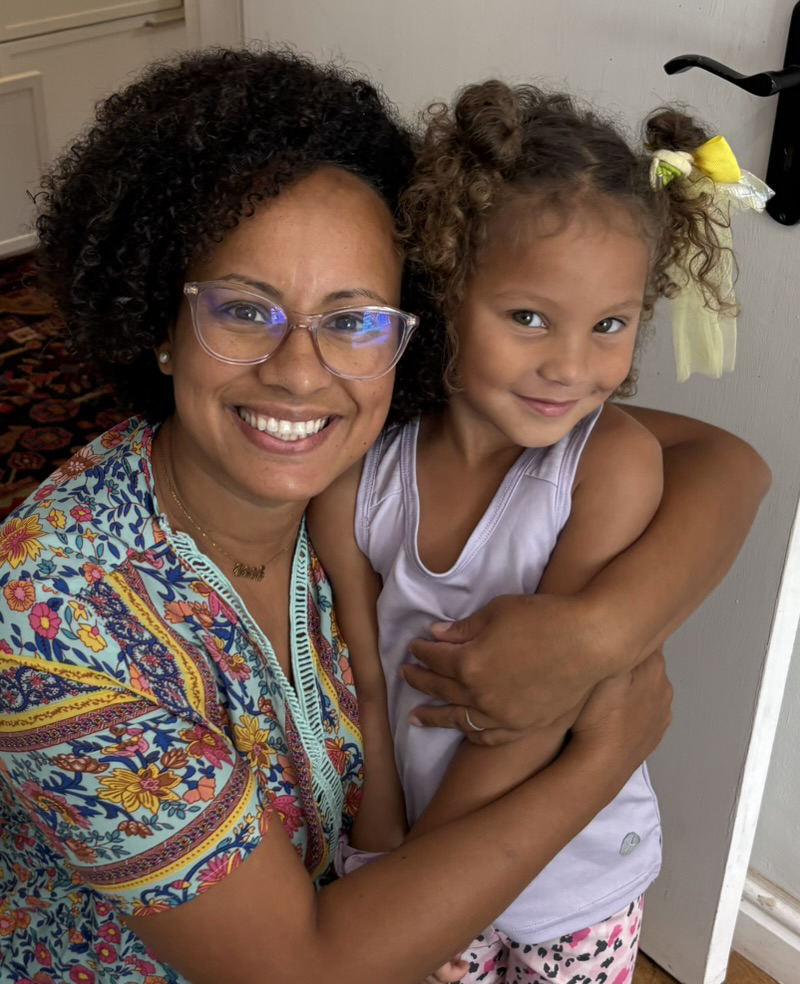
#> input picture tests/fixtures/sample.ppm, 800 x 984 px
$ python opencv-benchmark.py fixtures/sample.ppm out   (older library calls are emulated)
#> lines starting #> are read from the running program, lines starting #| are printed output that depends on the picture
#!/usr/bin/env python3
"""
OpenCV Edge Detection Benchmark
Tests OpenCV's best algorithms in isolation for comparison
"""

import cv2
import numpy as np
import sys
import os

def test_canny(img_path, low=50, high=150):
    """Canny edge detector - the gold standard"""
    img = cv2.imread(img_path)
    gray = cv2.cvtColor(img, cv2.COLOR_BGR2GRAY)

    # Canny with Gaussian blur pre-processing
    blurred = cv2.GaussianBlur(gray, (5, 5), 1.0)
    edges = cv2.Canny(blurred, low, high)

    return edges

def test_scharr(img_path, threshold=50):
    """Scharr operator - better rotation invariance than Sobel"""
    img = cv2.imread(img_path)
    gray = cv2.cvtColor(img, cv2.COLOR_BGR2GRAY)

    # Scharr derivatives
    scharr_x = cv2.Scharr(gray, cv2.CV_64F, 1, 0)
    scharr_y = cv2.Scharr(gray, cv2.CV_64F, 0, 1)

    # Magnitude
    magnitude = np.sqrt(scharr_x**2 + scharr_y**2)

    # Normalize and threshold
    magnitude = np.uint8(np.clip(magnitude, 0, 255))
    _, edges = cv2.threshold(magnitude, threshold, 255, cv2.THRESH_BINARY)

    return edges

def test_laplacian(img_path, ksize=5):
    """Laplacian - 2nd derivative, finds zero crossings"""
    img = cv2.imread(img_path)
    gray = cv2.cvtColor(img, cv2.COLOR_BGR2GRAY)

    # Laplacian with Gaussian pre-blur (LoG)
    blurred = cv2.GaussianBlur(gray, (ksize, ksize), 0)
    laplacian = cv2.Laplacian(blurred, cv2.CV_64F, ksize=ksize)

    # Take absolute value and normalize
    laplacian = np.uint8(np.absolute(laplacian))

    return laplacian

def test_dog_opencv(img_path, sigma1=1.0, sigma2=2.0):
    """Difference of Gaussians using OpenCV"""
    img = cv2.imread(img_path)
    gray = cv2.cvtColor(img, cv2.COLOR_BGR2GRAY)

    # Two Gaussian blurs
    blur1 = cv2.GaussianBlur(gray, (0, 0), sigma1)
    blur2 = cv2.GaussianBlur(gray, (0, 0), sigma2)

    # Difference
    dog = cv2.subtract(blur1, blur2)

    # Scale and normalize
    dog = cv2.normalize(dog, None, 0, 255, cv2.NORM_MINMAX)

    return dog

def test_adaptive_threshold(img_path, block=11, c=2):
    """Adaptive threshold - good for varying lighting"""
    img = cv2.imread(img_path)
    gray = cv2.cvtColor(img, cv2.COLOR_BGR2GRAY)

    # Adaptive Gaussian thresholding
    thresh = cv2.adaptiveThreshold(gray, 255, cv2.ADAPTIVE_THRESH_GAUSSIAN_C,
                                    cv2.THRESH_BINARY, block, c)

    return thresh

def test_canny_with_l2(img_path, low=50, high=150):
    """Canny with L2 gradient (more accurate)"""
    img = cv2.imread(img_path)
    gray = cv2.cvtColor(img, cv2.COLOR_BGR2GRAY)

    blurred = cv2.GaussianBlur(gray, (5, 5), 1.0)
    edges = cv2.Canny(blurred, low, high, L2gradient=True)

    return edges

def main():
    if len(sys.argv) < 2:
        print(f"Usage: {sys.argv[0]} <input.jpg/png> [output_dir]")
        sys.exit(1)

    input_path = sys.argv[1]
    output_dir = sys.argv[2] if len(sys.argv) > 2 else "tests/outputs"

    # Ensure output dir exists
    os.makedirs(output_dir, exist_ok=True)

    # Resize to match our processing size
    img = cv2.imread(input_path)
#> img is the input picture: shape (984, 800, 3); mean B, G, R 82.8, 93.8, 113
    if img is None:
        print(f"Failed to load: {input_path}")
        sys.exit(1)

    # Resize maintaining aspect ratio (max 800px width like our pipeline)
    scale = 800 / img.shape[1]
#> scale = 1
    new_width = 800
    new_height = int(img.shape[0] * scale)
#> new_height = 984
    img = cv2.resize(img, (new_width, new_height))

    # Save temp for processing
    temp_path = "/tmp/opencv_test_input.jpg"
    cv2.imwrite(temp_path, img)

    print(f"Testing OpenCV algorithms on {new_width}x{new_height} image...")
#> (printed output is left out)

    algorithms = [
        ("canny", lambda: test_canny(temp_path, 30, 100)),
        ("canny-l2", lambda: test_canny_with_l2(temp_path, 30, 100)),
        ("scharr", lambda: test_scharr(temp_path, 30)),
        ("laplacian", lambda: test_laplacian(temp_path, 5)),
        ("dog", lambda: test_dog_opencv(temp_path, 1.5, 3.0)),
        ("adaptive", lambda: test_adaptive_threshold(temp_path, 15, 5)),
    ]

    for name, func in algorithms:
        print(f"\n  Testing {name}...", end="")
        try:
            edges = func()
            output_path = os.path.join(output_dir, f"opencv-{name}.png")
            cv2.imwrite(output_path, edges)
            print(f" → {output_path}")
        except Exception as e:
            print(f" FAILED: {e}")
#> this loop made 6 passes
#> pass 1, in test_canny, `gray = cv2.cvtColor(img, cv2.COLOR_BGR2GRAY)`:
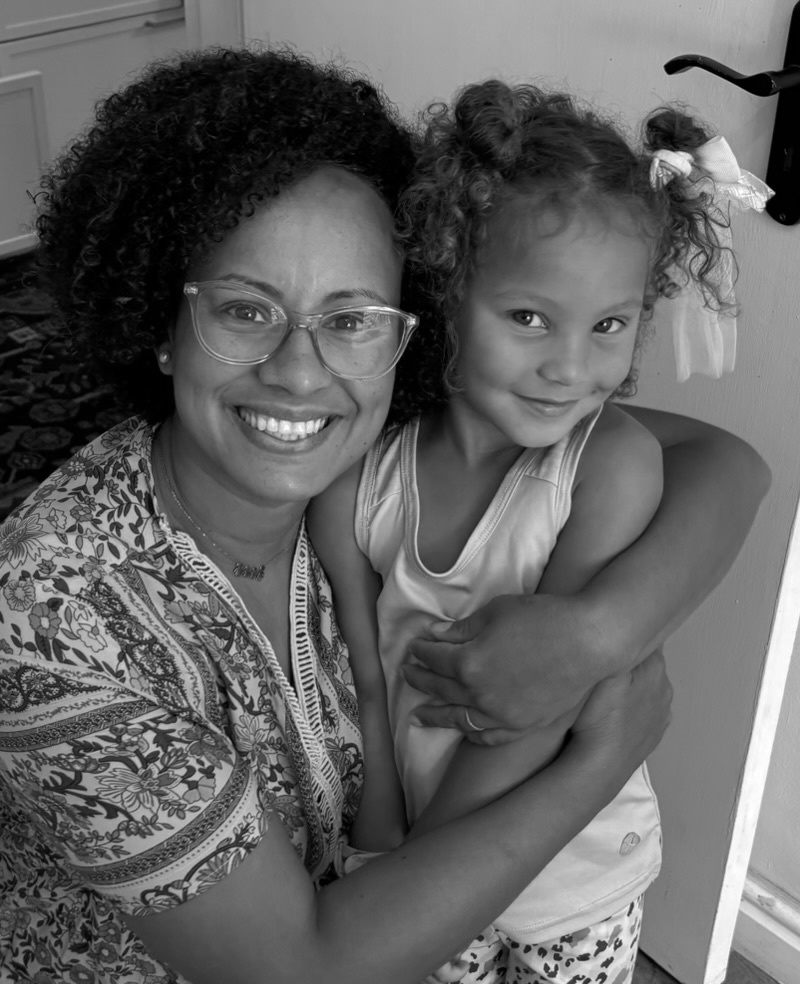
#> gray: shape (984, 800); min 0, max 255, mean 98.2
#> pass 1, in test_canny, `edges = cv2.Canny(blurred, low, high)`:
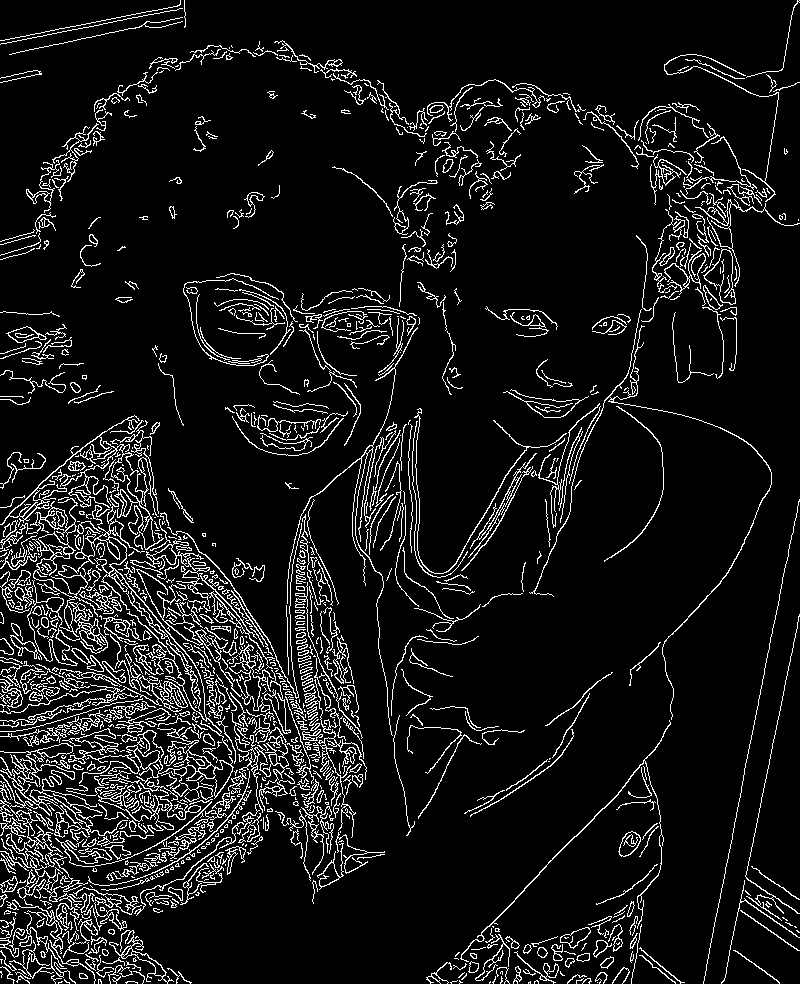
#> edges: shape (984, 800); 8.7% white in thin lines or dots

    print(f"\n✓ Results in {output_dir}/opencv-*.png")
#| ✓ Results in out/opencv-*.png
    print("\nCompare these to your custom DoG output!")

if __name__ == "__main__":
    main()
